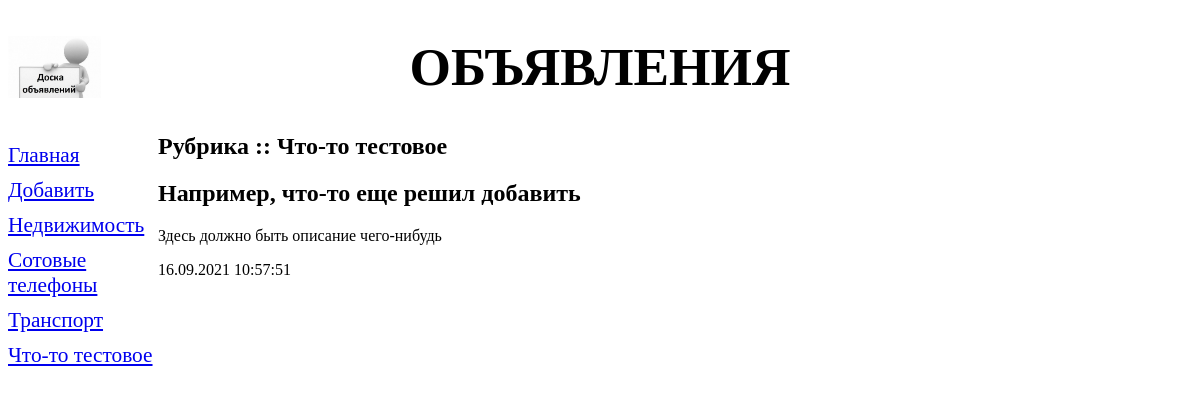
Page /4/ on the committed database.
### bboard/models.py (models this page shows, shortened)
class Rubric(models.Model):
	name = models.CharField(max_length=20, db_index=True, verbose_name="Название")
	class Meta:
		verbose_name_plural = "Рубрики"
		verbose_name = "Рубрика"
		ordering = ['name']

class Bb(models.Model):
	title = models.CharField(max_length=50, verbose_name="Товар")
	content = models.TextField(null=True, blank=True, verbose_name="Описание")
	price = models.FloatField(null=True, blank=True, verbose_name="Цена")
	published = models.DateTimeField(auto_now_add=True, db_index=True, verbose_name="Опубликовано")
	rubric = models.ForeignKey("Rubric", null=True, on_delete=models.PROTECT, verbose_name="Рубрика")
	class Meta:
		verbose_name_plural = 'Объявления'
		verbose_name = 'Объявление'
		ordering = ['-published']

### bboard/views.py (the view)
# urls.py: path('<int:rubric_id>/', by_rubric, name='by_rubric'),
def by_rubric(request, rubric_id):
	bbs = Bb.objects.filter(rubric=rubric_id)
	rubrics = Rubric.objects.all()
	current_rubric = Rubric.objects.get(pk=rubric_id)
	context = {"bbs": bbs, "rubrics": rubrics, "current_rubric": current_rubric}
	return render(request, 'bboard/by_rubric.html', context)

### bboard/templates/bboard/by_rubric.html (shortened to what this page needs)
{% extends "layout/basic.html" %}
{% block content %}
<h2>Рубрика :: {{ current_rubric.name }}</h2>
{% for bb in bbs %}
<div>
    <h2>{{ bb.title }}</h2>
    <p>{{ bb.content }}</p>
    <p>{{ bb.published|date:"d.m.Y H:i:s" }}</p>
</div>
{% endfor %}
{% endblock %}

### bboard/templates/layout/basic.html (shortened to what this page needs)
{% load static %}
<!DOCTYPE html>
<html>
<head>
    <link rel="stylesheet" type="text/css" href="{% static 'bboard/style.css' %}">
</head>
<body>
<header>
  <h1>Объявления</h1>
</header>
<nav>
  <a href="{% url 'index' %}">Главная</a>
  <a href="{% url 'add' %}">Добавить</a>
  {% for rubric in rubrics %}
  <a href="{% url 'by_rubric' rubric.pk %}">{{ rubric.name }}</a>
  {% endfor %}
</nav>
<section>
  {% block content %}
  {% endblock %}
</section>
</body>
</html>

### bboard/static/bboard/style.css (style rules this page uses)
header h1 { font-size: 40pt; text-transform: uppercase; text-align: center; background: url("bg.jpeg") left / auto 100% no-repeat; }
nav { font-size: 16pt; width: 150px; float: left; }
nav a { display: block; margin: 10px 0px; }
section { margin-left: 150px; }

### rows in the picture
Rubric: name "Недвижимость"
Rubric: name "Сотовые телефоны"
Rubric: name "Транспорт"
Rubric: name "Что-то тестовое"
Bb: title "Например, что-то еще решил добавить", content "Здесь должно быть описание чего-нибудь", published "16.09.2021 10:57:51"
